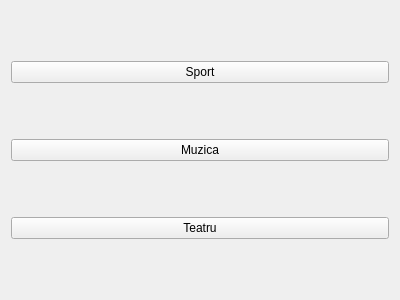
<?xml version="1.0" encoding="UTF-8"?>
<ui version="4.0">
 <class>ThirdWindow</class>
 <widget class="QWidget" name="ThirdWindow">
  <property name="geometry">
   <rect>
    <x>0</x>
    <y>0</y>
    <width>400</width>
    <height>300</height>
   </rect>
  </property>
  <property name="windowTitle">
   <string>Form</string>
  </property>
  <layout class="QVBoxLayout" name="verticalLayout">
   <item>
    <widget class="QPushButton" name="pushButton">
     <property name="text">
      <string>Sport</string>
     </property>
    </widget>
   </item>
   <item>
    <widget class="QPushButton" name="pushButton_2">
     <property name="text">
      <string>Muzica</string>
     </property>
    </widget>
   </item>
   <item>
    <widget class="QPushButton" name="pushButton_3">
     <property name="text">
      <string>Teatru</string>
     </property>
    </widget>
   </item>
  </layout>
 </widget>
 <resources/>
 <connections/>
</ui>
